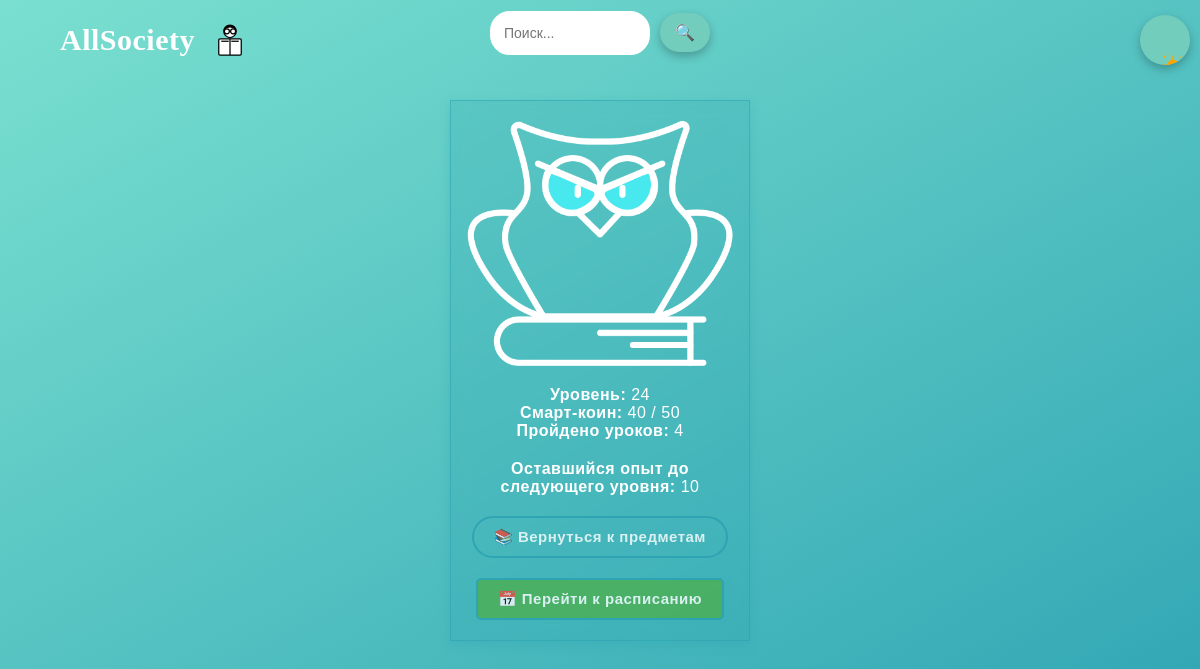
Page /character/status/ (signed in) on the earlier database version.
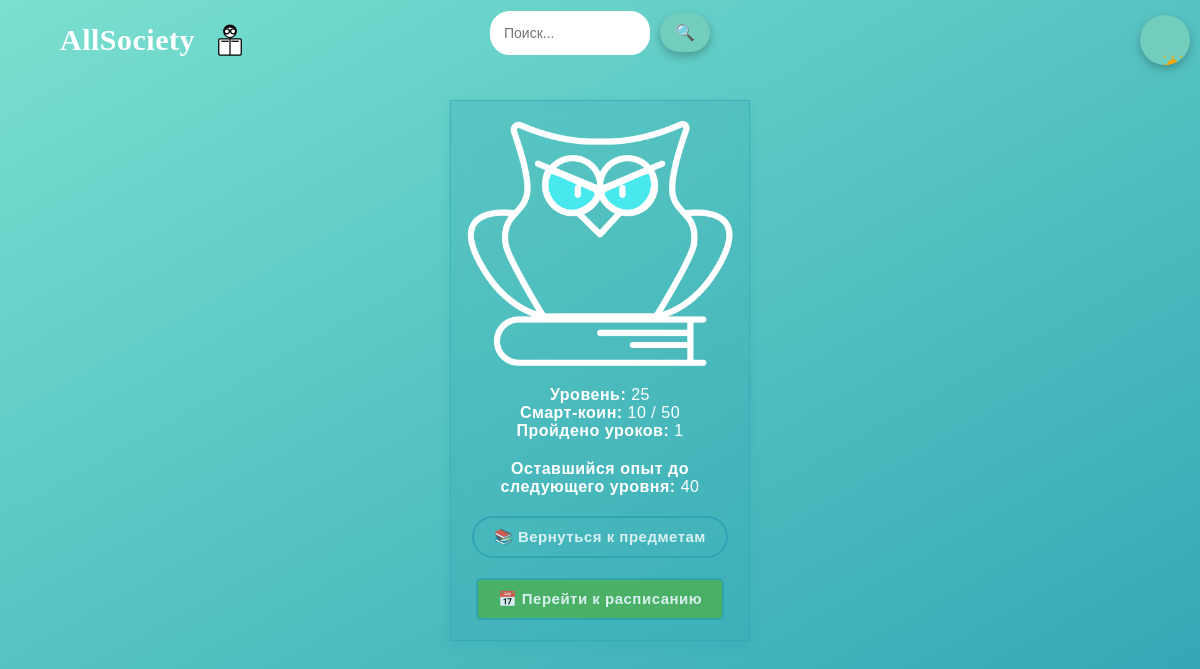
Same page on the later database version.
### character/models.py (models this page shows, shortened)
class CharacterProgress(models.Model):
    user = models.OneToOneField(User, on_delete=models.CASCADE)
    level = models.IntegerField(default=1)
    exp = models.IntegerField(default=0)

### character/views.py (the view)
# urls.py: path("status/", character_status, name="character_status"),
@login_required
def character_status(request):
    progress, created = CharacterProgress.objects.get_or_create(user=request.user)
    lessons_completed = progress.exp // 10
    remaining_exp = 50 - (progress.exp % 50) if progress.exp % 50 != 0 else 0
    return render(request, "status.html", {
        "progress": progress,
        "lessons_completed": lessons_completed,
        "remaining_exp": remaining_exp
    })

### character/templates/status.html (shortened to what this page needs)
{% extends "base.html" %}
{% load static %}
{% block content %}
    <div class="character-box" style="display: flex; flex-direction: column; align-items: center;">
        <img src="{% static 'images/character_super.png' %}" id="character-img" alt="Персонаж" style="max-width: 300px; margin-bottom: 20px;">
        <p><strong>Уровень:</strong> {{ progress.level }}</p>
        <p><strong>Смарт-коин:</strong> {{ progress.exp }} / 50</p>
        <p><strong>Пройдено уроков:</strong> {{ lessons_completed }}</p>
        <div class="progress-info" style="text-align: center; margin-top: 20px;">
            <p><strong>Оставшийся опыт до следующего уровня:</strong> {{ remaining_exp }}</p>
        </div>
        <a href="{% url 'subjects_list' %}" class="button subjects-button" style="margin-top: 20px;">📚 Вернуться к предметам</a>
        <a href="{% url 'schedule' %}" class="button schedule-button" style="margin-top: 20px; background-color: #4CAF50; color: white; padding: 10px 20px; text-decoration: none; border-radius: 5px;">
            📅 Перейти к расписанию
        </a>
    </div>
{% endblock %}

### courses/templates/base.html (shortened to what this page needs)
{% load static %}
<!DOCTYPE html>
<html lang="ru">
<head>
</head>
<body>
    <body class="{% if dark_mode %}dark-mode{% endif %}">
        <header>
                <span>AllSociety</span>
            <button class="theme-toggle" onclick="toggleTheme()">
                <div class="icon-container">
                </div>
            </button>
        </header>
        <div class="search-box">
            <input type="text" class="search-input" placeholder="Поиск..." onkeyup="searchItems()">
            <button class="search-button">🔍</button>
        </div>
        <div class="container">
            {% block content %}{% endblock %}
        </div>
    </body>
</body>
</html>

Differences in the rows shown:
changed CharacterProgress: level "24" → "25"; exp "40" → "10"
Other differences:
{{ lessons_completed }}: "4" → "1"
{{ remaining_exp }}: "10" → "40"
